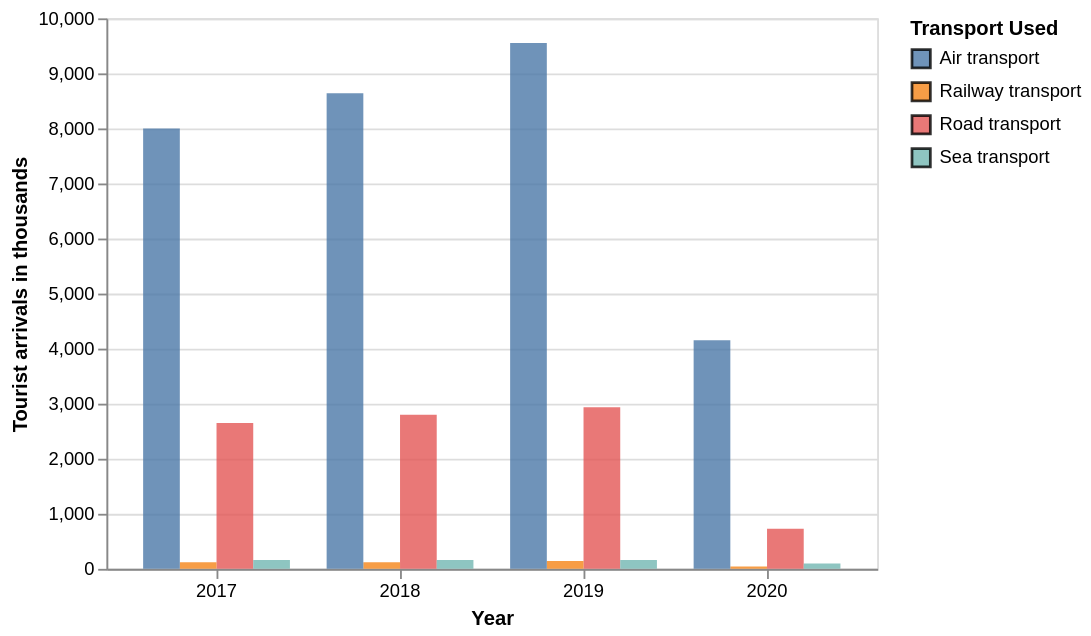

Here is the Vega-Lite specification saved for this chart:
### Vega-Lite specification from a JSON file in a GitHub repository (floating-point values rounded to 4 significant figures)
{"$schema": "https://vega.github.io/schema/vega-lite/v5.json", "data": {"values": [{"Year": "2017", "Transport Used": "Road transport", "Tourist arrivals in thousands": 2648.0}, {"Year": "2017", "Transport Used": "Railway transport", "Tourist arrivals in thousands": 117.8}, {"Year": "2017", "Transport Used": "Air transport", "Tourist arrivals in thousands": 7998.0}, {"Year": "2017", "Transport Used": "Sea transport", "Tourist arrivals in thousands": 161.2}, {"Year": "2018", "Transport Used": "Road transport", "Tourist arrivals in thousands": 2797.0}, {"Year": "2018", "Transport Used": "Railway transport", "Tourist arrivals in thousands": 121.9}, {"Year": "2018", "Transport Used": "Air transport", "Tourist arrivals in thousands": 8639.0}, {"Year": "2018", "Transport Used": "Sea transport", "Tourist arrivals in thousands": 162.4}, {"Year": "2019", "Transport Used": "Road transport", "Tourist arrivals in thousands": 2936.0}, {"Year": "2019", "Transport Used": "Railway transport", "Tourist arrivals in thousands": 141.7}, {"Year": "2019", "Transport Used": "Air transport", "Tourist arrivals in thousands": 9552.0}, {"Year": "2019", "Transport Used": "Sea transport", "Tourist arrivals in thousands": 162.4}, {"Year": "2020", "Transport Used": "Road transport", "Tourist arrivals in thousands": 729.9}, {"Year": "2020", "Transport Used": "Railway transport", "Tourist arrivals in thousands": 42.84}, {"Year": "2020", "Transport Used": "Air transport", "Tourist arrivals in thousands": 4151.0}, {"Year": "2020", "Transport Used": "Sea transport", "Tourist arrivals in thousands": 99.21}]}, "width": "container", "params": [{"name": "legend_highlight", "select": {"type": "point", "fields": ["Transport Used"], "on": "click"}, "bind": "legend"}, {"name": "highlight", "select": {"type": "point", "on": "mouseover"}}], "mark": {"type": "bar", "stroke": "black", "cursor": "pointer"}, "encoding": {"x": {"field": "Year"}, "y": {"field": "Tourist arrivals in thousands", "type": "quantitative"}, "xOffset": {"field": "Transport Used"}, "color": {"field": "Transport Used"}, "opacity": {"condition": {"param": "legend_highlight", "value": 0.8}, "value": 0.2}, "strokeWidth": {"condition": [{"param": "highlight", "empty": false, "value": 1}], "value": 0}, "tooltip": [{"field": "Year", "type": "nominal"}, {"field": "Transport Used", "type": "nominal"}, {"field": "Tourist arrivals in thousands", "type": "quantitative", "format": ".1f"}]}, "config": {"axis": {"labelAngle": 0}}}
